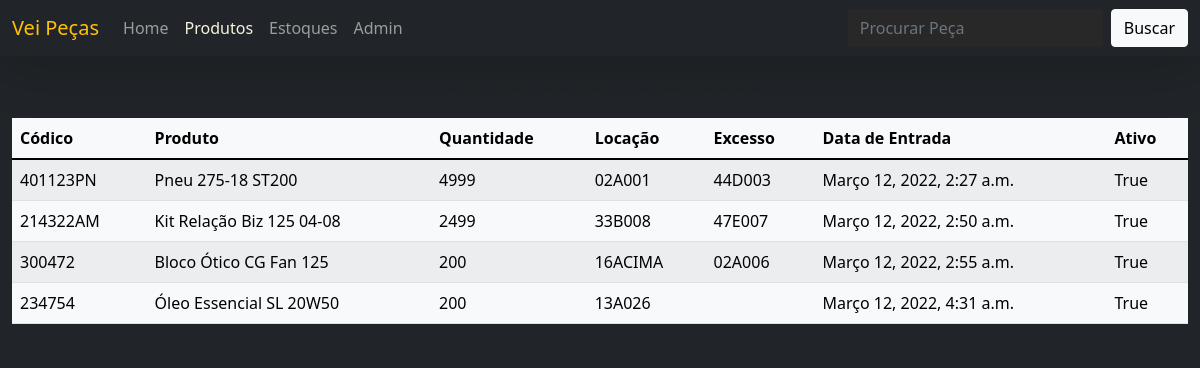
The app's page /estoques/ with its own data.
### produtos/models.py (models this page shows, shortened)
class Base(models.Model):
  criacao = models.DateTimeField(auto_now_add=True)
  atualizacao = models.DateTimeField(auto_now=True)
  ativo = models.BooleanField(default=True)
  class Meta:
    abstract = True

class Estoque(Base):
  produto = models.ForeignKey(Produto, on_delete=models.CASCADE)
  codigo = models.CharField(max_length=8, default='123456am')
  quantidade = models.IntegerField()
  locacao = models.CharField(max_length=255, default='1A01', verbose_name='locação')
  excesso = models.CharField(max_length=255, blank=True, default='')
  class Meta:
    verbose_name = 'Estoque'
    verbose_name_plural= 'Estoques'

class Produto(Base):
  titulo = models.CharField(max_length=255)
  marca = models.CharField(max_length=255)
  preco = MoneyField(max_digits=14, decimal_places=2, default_currency='BRL')
  imagem = models.URLField(max_length=255, blank=True)
  class Meta:
    verbose_name = 'Produto'
    verbose_name_plural = 'Produtos'
  def __str__(self):
    return self.titulo

### produtos/views.py (the view)
# urls.py: path('estoques/', EstoqueListView.as_view()),
class EstoqueListView(ListView):
  model = Estoque

### produtos/templates/produtos/estoque_list.html (shortened to what this page needs)
{% extends 'base.html' %}
	{% block content %}
	<h2 class="text-center mt-2">Locação de Produtos</h2>
	<div style="overflow: auto;">
	<table  class="table table-striped table-light mt-2 overflow-auto">
		<thead>
			<tr>
				<th>Códico</th>
				<th>Produto</th>
				<th>Quantidade</th>
				<th>Locação</th>
				<th>Excesso</th>
				<th>Data de Entrada</th>
				<th>Ativo</th>
			</tr>
		</thead>
		<tbody>
			{% for item in estoque_list %}
			<tr>
				<td> {{ item.codigo }}</td>
				<td> {{ item.produto }} </td>
				<td> {{ item.quantidade }} </td>
				<td> {{ item.locacao }} </td>
				<td> {{ item.excesso }} </td>
				<td> {{ item.criacao }} </td>
				<td> {{ item.ativo }} </td>
			</tr>
			{%  endfor%}
		</tbody>
	</table>
</div>
	{% endblock %}

### produtos/static/css/produtos.css (style rules this page uses)
body { background-color: beige; }

### records on screen
Estoque: codigo "401123PN", produto "Pneu 275-18 ST200", quantidade "4999", locacao "02A001", excesso "44D003", criacao "Março 12, 2022, 2:27 a.m.", ativo "True"
Estoque: codigo "214322AM", produto "Kit Relação Biz 125 04-08", quantidade "2499", locacao "33B008", excesso "47E007", criacao "Março 12, 2022, 2:50 a.m.", ativo "True"
Estoque: codigo "300472", produto "Bloco Ótico CG Fan 125", quantidade "200", locacao "16ACIMA", excesso "02A006", criacao "Março 12, 2022, 2:55 a.m.", ativo "True"
Estoque: codigo "234754", produto "Óleo Essencial SL 20W50", quantidade "200", locacao "13A026", criacao "Março 12, 2022, 4:31 a.m.", ativo "True"
